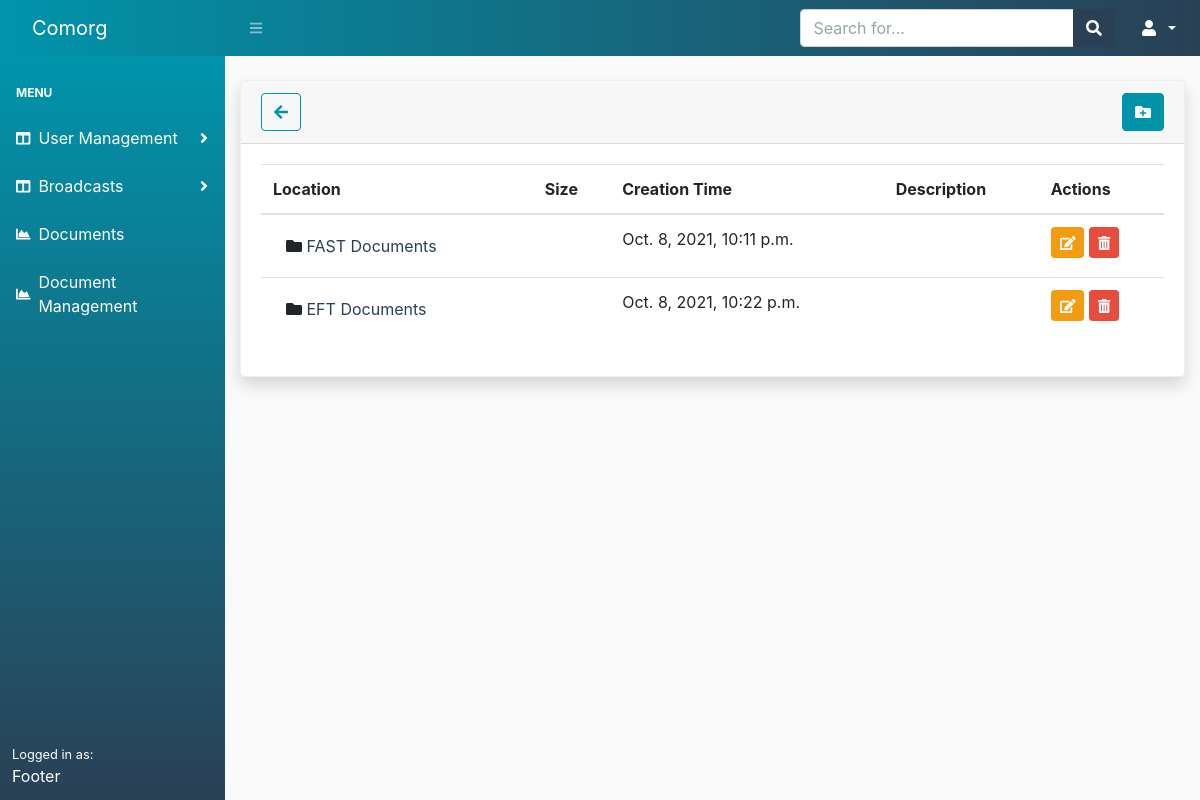
/documents/, run on the app's committed database.
### document/models.py (models this page shows, shortened)
class Folder(models.Model):
    name = models.CharField(max_length=140)
    description = models.CharField(max_length=250, blank=True, null=True)
    created = models.DateTimeField(auto_now_add=True)
    parent = models.ForeignKey('self', on_delete=models.CASCADE, related_name='subfolders', blank=True, null=True)

### document/views.py (the view)
# urls.py: path('', views.document_list, name='document_list'),
def document_list(request, folder_id: int=None):
    parent_folder = None
    if folder_id:
        parent_folder = get_object_or_404(Folder, id=folder_id)
        folders = parent_folder.subfolders.all()
        files = parent_folder.files.all()
    else:
        folders = Folder.objects.filter(parent=None)
        files = None
    return render(request, 'document/document_list.html', {
        'folders': folders,
        'files': files,
        'parent_folder': parent_folder
    })

### document/templates/document/document_list.html (shortened to what this page needs)
{% extends 'core/base.html' %}
{% block content %}
<div class="card border-light shadow mb-4">
    <div class="card-header d-flex justify-content-between align-items-center">
        <div>
            <a class="btn btn-outline-info" href="javascript:history.go(-1)"><i class="fas fa-arrow-left"></i></a>
        </div>
        <div>
            {% if parent_folder %}
            <a class="btn btn-info" href="{% url 'document:folder_create' parent_folder_id=parent_folder.id %}"><i class="fas fa-folder-plus"></i> </a>
            <a class="btn btn-info" href="{% url 'document:file_upload' parent_folder_id=parent_folder.id %}"><i class="fas fa-file-upload"></i></a>
            {% else %}
            <a class="btn btn-info" href="{% url 'document:folder_create' %}"><i class="fas fa-folder-plus"></i> </a>
            {% endif %}
        </div>
    </div>
    <div class="card-body">
        <table class="table table-hover">
            <thead>
                <tr>
                    <th>Location</th>
                    <th>Size</th>
                    <th>Creation Time</th>
                    <th>Description</th>
                    <th>Actions</th>
                </tr>
            </thead>
            <tbody>
                {% for folder in folders %}
                <tr>
                    <td>
                        <button type="button" class="btn"><span><i class="fas fa-folder"></i></span>
                            <a href="{% url 'document:document_list' folder_id=folder.id %}">{{ folder.name }}</a>
                        </button>
                    </td>
                    <td></td>
                    <td>{{ folder.created }}</td>
                    <td> </td>
                    <td>
                        <a href="{% url 'document:folder_edit' folder_id=folder.id %}" class="btn btn-sm btn-warning"><i class="fas fa-edit"></i></a>
                        <button data-toggle="modal" data-target="#sureToDeleteModel-{{folder.id}}"
                            class="btn btn-sm btn-danger"><i class="fas fa-trash-alt"></i></button>
                    </td>
                </tr>
                {% endfor %}
            </tbody>
        </table>
    </div>
</div>
{% endblock %}

### core/static/core/css/custom.css (style rules this page uses)
body { background-color: #fafafa; font-family: -apple-system, BlinkMacSystemFont, 'Segoe UI', Roboto, Oxygen, Ubuntu, Cantarell, 'Open Sans', 'Helvetica Neue', sans-serif; }

### data on the page
Folder: name "FAST Documents", created "Oct. 8, 2021, 10:11 p.m."
Folder: name "EFT Documents", created "Oct. 8, 2021, 10:22 p.m."
